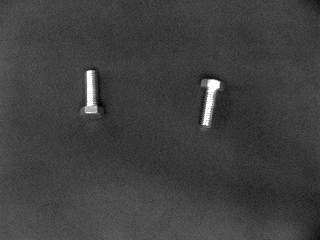
%> input picture Fotos/IMAG001.BMP, 320 x 240 px
$ octave Erosion_Ditalatacion_p9.m   (GNU Octave 9; MATLAB toolbox functions it lacks are replaced by stand-ins)
%> lines starting %> are read from the running program, lines starting %| are printed output that depends on the picture
clc
close all
clear all
% Obtener la lista de archivos en la carpeta
carpeta = 'C:/Users/Susan/OneDrive/Documentos/MATLAB/VISION/Fotos';
[filename, pathname] = uigetfile({'.jpg;.png;.bmp;.gif;.jpeg', 'Archivos de imagen (.jpg, .png, *.bmp, *.gif,.jpeg)'}, 'Selecciona una imagen');
%> the answer given: Fotos/IMAG001.BMP
% Verificar si hay imágenes en la carpeta
if isempty(filename)
    error('No se seleccionó ninguna imagen.');
end
% Leer la imagen seleccionada
I = imread(fullfile(pathname, filename));
%> I is the input picture: size 240x320 uint8; min 1, max 254, mean 63.7
% Check if the image is RGB and convert to grayscale if necessary
if size(I, 3) == 3
    I = rgb2gray(I);
end
% Elección del tipo de elemento estructurante
disp('Seleccione el tipo de elemento estructurante:');
disp('1. Cuadrado');
disp('2. Octágono');
disp('3. Diamante');
disp('4. Rectángulo');
opcion = input('Ingrese el número correspondiente al tipo de elemento estructurante: ');
%> the answer given: 3
switch opcion
    case 1
        se = strel('square', 20); % Cuadrado de 20x20
    case 2
        se = strel('octagon', 15); % Octágono de radio 15
    case 3
        se = strel('diamond',12); % Diamante de radio 12
    case 4
        se = strel('rectangle', [12,3]); % Rectangulo de 12 x 3
    otherwise
        error('Opción no válida.');
end
%%% OPERACIONES MORFOLÓGICAS %%%
% EROSIÓN
E = imerode(I, se);
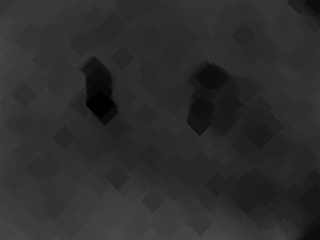
%> E: size 240x320 uint8; min 1, max 74, mean 44.5
% DILATACIÓN
D = imdilate(I, se);
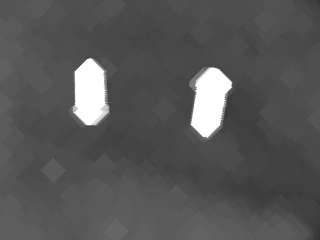
%> D: size 240x320 uint8; min 51, max 254, mean 86.7
figure,
    subplot(2,3,2), imshow(I),  title('Original')
    subplot(1,3,1), imshow(E),  title('Erosión')
    subplot(1,3,3), imshow(D),  title('Dilatación')

$ run again, on Fotos/IMAG003.BMP
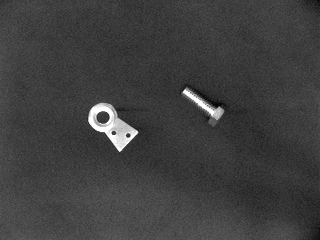
%> input picture Fotos/IMAG003.BMP, 320 x 240 px
%> I is the input picture: size 240x320 uint8; min 1, max 254, mean 63.2
%> `E = imerode(I, se);`:
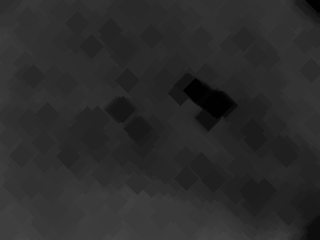
%> E: size 240x320 uint8; min 1, max 70, mean 43.1
%> `D = imdilate(I, se);`:
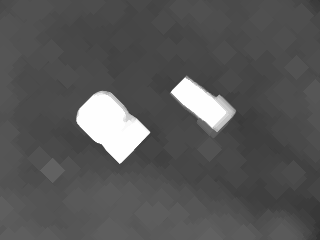
%> D: size 240x320 uint8; min 49, max 254, mean 86.7
